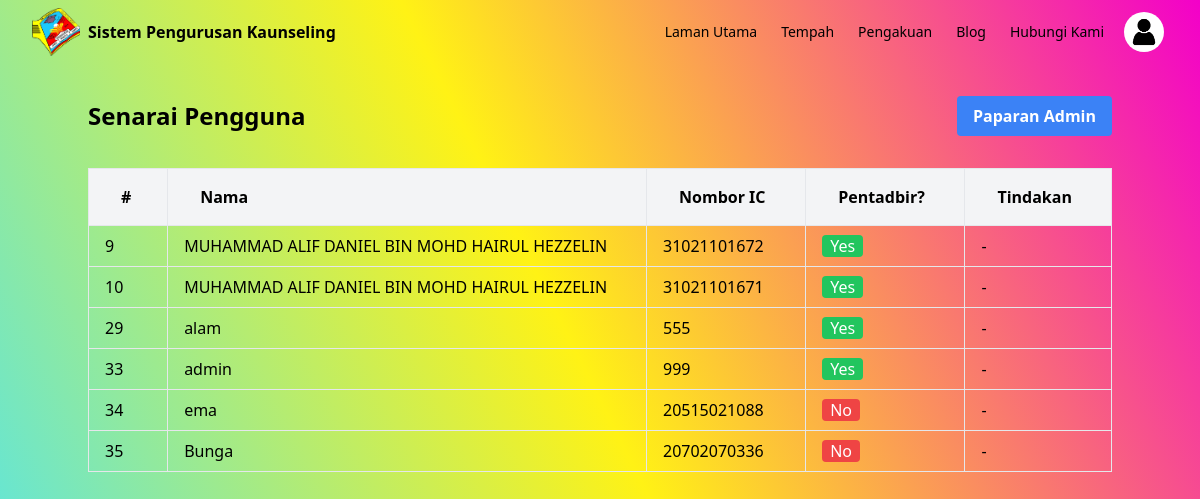
/usr_list.php, run on the app's committed database.
### tables this page shows
CREATE TABLE `users` (
  `id` int NOT NULL,
  `ic` bigint NOT NULL,
  `name` varchar(255) NOT NULL,
  `password` varchar(255) NOT NULL,
  `profile_picture` longblob,
  `is_admin` int NOT NULL DEFAULT '0',
  `login_attempts` int NOT NULL DEFAULT '0',
  `is_blocked` int NOT NULL DEFAULT '0'
);

### usr_list.php (the view, shortened to what this page needs)
<?php
include("components/header.php");
include("components/navbar.php");
$is_admin = $_SESSION['is_admin'];
?>
<div class="container mx-auto py-8">
    <div class="flex justify-between items-center mb-8">
        <h1 class="text-2xl font-bold">Senarai Pengguna</h1>
        <a href="dashboard_admin.php" class="bg-blue-500 hover:bg-blue-700 text-white font-bold py-2 px-4 rounded">Paparan Admin</a>
    </div>
    <table class="w-full border-collapse">
        <thead>
            <tr class="bg-gray-100">
                <th class="border text-left px-8 py-4">#</th>
                <th class="border text-left px-8 py-4">Nama</th>
                <th class="border text-left px-8 py-4">Nombor IC</th>
                <th class="border text-left px-8 py-4">Pentadbir?</th>
                <th class="border text-left px-8 py-4">Tindakan</th>
            </tr>
        </thead>
        <tbody>
            <?php
            $data = mysqli_query($connection, "SELECT * FROM users");
            while ($info = mysqli_fetch_array($data)) { ?>
                <tr>
                    <td class="border px-4 py-2"><?php echo $info['id']; ?></td>
                    <td class="border px-4 py-2"><?php echo $info['name']; ?></td>
                    <td class="border px-4 py-2"><?php echo $info['ic']; ?></td>
                    <td class="border px-4 py-2"><?php echo $info['is_admin'] ? '<span class="bg-green-500 text-white px-2 rounded">Yes</span>' : '<span class="bg-red-500 text-white px-2 rounded">No</span>'; ?></td>
                    <?php if ($is_admin && !$info['is_admin']) { ?>
                        <td class="border px-4 py-2">
                            <form method="post" class="inline">
                                <input type="hidden" name="user_id" value="<?php echo $info['id']; ?>">
                                <button type="submit" name="update" class="bg-green-500 hover:bg-green-700 text-white font-bold py-2 px-4 rounded">Jadikan Admin</button>
                            </form>
                        </td>
                    <?php } else { ?>
                        <td class="border px-4 py-2">
                            -
                        </td>
                    <?php } ?>
                </tr>
            <?php } ?>
        </tbody>
    </table>
</div>
<?php include("components/footer.php"); ?>

### components/css/style.css (style rules this page uses)
body { min-height: 100vh; background: linear-gradient(243.47deg, #f300c9 0%, #fff215 50%, #46e3fb 100%); background-repeat: no-repeat; background-size: cover; box-shadow: 0px 4px 4px rgba(0, 0, 0, 0.25); }

### data on the page
users: id "9", name "MUHAMMAD ALIF DANIEL BIN MOHD HAIRUL HEZZELIN", ic "31021101672", is_admin "Yes"
users: id "10", name "MUHAMMAD ALIF DANIEL BIN MOHD HAIRUL HEZZELIN", ic "31021101671", is_admin "Yes"
users: id "29", name "alam", ic "555", is_admin "Yes"
users: id "33", name "admin", ic "999", is_admin "Yes"
users: id "34", name "ema", ic "20515021088", is_admin "No"
users: id "35", name "Bunga", ic "20702070336", is_admin "No"

### other printed values
$link['name'] "Laman Utama"
$link['name'] "Tempah"
$link['name'] "Pengakuan"
$link['name'] "Blog"
$link['name'] "Hubungi Kami"
